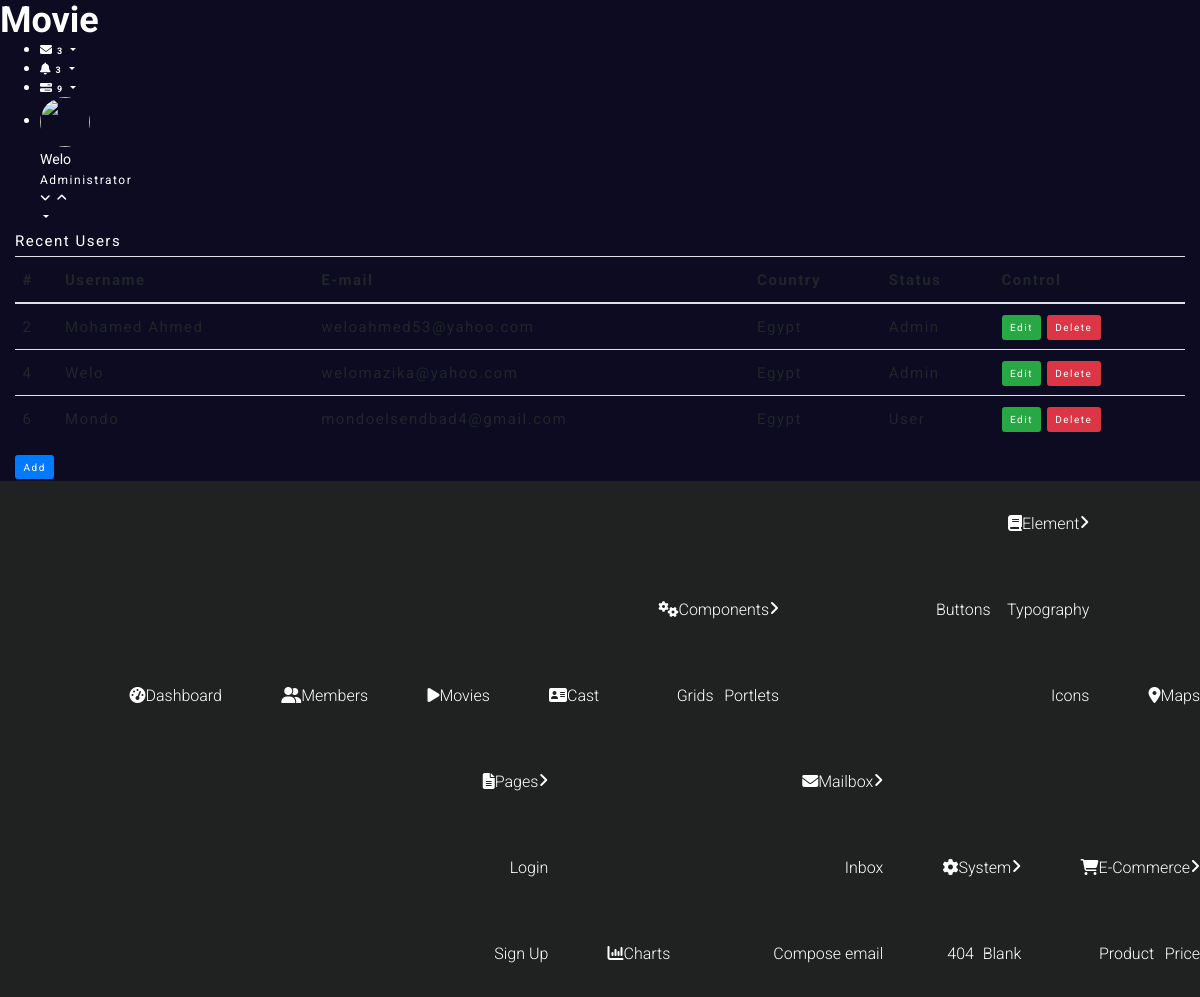
The page /dashboard/members.php (signed in) on the database its author committed.
### tables this page shows
CREATE TABLE `users` (
  `ID` int(11) NOT NULL,
  `username` varchar(255) NOT NULL,
  `password` varchar(255) NOT NULL,
  `email` varchar(255) NOT NULL,
  `country` varchar(20) NOT NULL,
  `image` varchar(255) NOT NULL,
  `statues` tinyint(1) NOT NULL DEFAULT '0'
);

### dashboard/members.php (the view, shortened to what this page needs)
<?php
    include("config.php");
    $navbar = "";
    $slider = "";
    if (isset($_SESSION['loggedin']))
    {
        $stmt = $connection->prepare("SELECT * FROM users");
        $stmt->execute();
        $rows  = $stmt->fetchAll();
        ?>
            <!DOCTYPE HTML>
        <html>
        <head>
        <link href="css/bootstrap.css" rel="stylesheet" type="text/css" media="all">
        <link href="css/style.css" rel="stylesheet" type="text/css" media="all"/>
        <link href="css/font-awesome.css" rel="stylesheet">
      </head>
        <body onload="startTime();">
        <?php
                if (isset($navbar))
                {
                        include("nav.php");
                }
                if (!isset($_GET['do']))
                {
                    $do = $_GET['do'];
                }else{
                    $do = $_GET['do'];
                }
                if ($do == "manage")
                {
                    ?>
                                <div class="col-md-12 chit-chat-layer1-left">
                       <div class="work-progres">
                                    <div class="chit-chat-heading">
                                          Recent Users
                                    </div>
                                    <div class="table-responsive">
                                        <table class="table table-hover">
                                          <thead>
                                            <tr>
                                              <th>#</th>
                                              <th>Username</th>
                                              <th>E-mail</th>
                                              <th>Country</th>
                                              <th>Status</th>
                                              <th>Control</th>
                                          </tr>
                                      </thead>
                                      <tbody>
                                        <?php
                                            foreach($rows as $row)
                                            {
                                                 echo "<tr>";
                                                 echo "<td>" . $row['ID'] . "</td>";
                                                 echo "<td>" . $row['username'] . "</td>";
                                                 echo "<td>" . $row['email'] . "</td>";
                                                 echo "<td>" . $row['country'] . "</td>";
                                                        if ($row['statues'] == 1)
                                                        {
                                                            echo '<td><span class="label label-success">Admin</span></td>';
                                                        }else{
                                                            echo '<td><span class="label label-danger">User</span></td>';
                                                        }
                                                echo "<td>" . '<a href="members.php?do=edit&userid=' . $row['ID'] . '"class="btn btn-success">Edit</a>';
                                                echo ' <a href="members.php?do=delete&userid=' . $row['ID'] . '"class="btn btn-danger">Delete</a>' ."</td>";
                                                echo '</tr>';
                                            }
                                        ?>
                                  </tbody>
                              </table>
                            <a href="members.php?do=add" class="btn btn-primary">Add</a>
                          </div>
                     </div>
        </div>
                    <?php
                }
        ?>
        <?php
                if (isset($slider))
                {
                        include("slider.php");
                }
        ?>
        <?php
    }else{
        header("location:login.php");
        exit();
    }
?>

### dashboard/nav.php (shortened to what this page needs)
<?php
           include("config.php");
           $stmt = $connection->prepare("SELECT * FROM users WHERE ID = ? LIMIT 1");
           $stmt->execute(array($_SESSION['ID']));
           $row = $stmt->fetch();
?>
           <div class="left-content">
               <div class="mother-grid-inner">
                        <div class="header-main">
                            <div class="header-left">
                                    <div class="logo-name">
                                             <a href="index.php"> <h1>Movie</h1>
                                          </a>
                                    </div>
                                 </div>
                                 <div class="header-right">
                                    <div class="profile_details_left">
                                        <ul class="nofitications-dropdown">
                                            <li class="dropdown head-dpdn">
                                                <a href="#" class="dropdown-toggle" data-toggle="dropdown" aria-expanded="false"><i class="fa fa-envelope"></i><span class="badge">3</span></a>
                                            </li>
                                            <li class="dropdown head-dpdn">
                                                <a href="#" class="dropdown-toggle" data-toggle="dropdown" aria-expanded="false"><i class="fa fa-bell"></i><span class="badge blue">3</span></a>
                                            </li>
                                            <li class="dropdown head-dpdn">
                                                <a href="#" class="dropdown-toggle" data-toggle="dropdown" aria-expanded="false"><i class="fa fa-tasks"></i><span class="badge blue1">9</span></a>
                                            </li>
                                        </ul>
                                    </div>
                                    <div class="profile_details">
                                        <ul>
                                            <li class="dropdown profile_details_drop">
                                                <a href="#" class="dropdown-toggle" data-toggle="dropdown" aria-expanded="false">
                                                    <div class="profile_img">
                                                        <span class="prfil-img"><img src="<?php echo "imgs/" . $row['image']; ?>" alt="" style="width:50px;height: 50px; border-radius:50%;"> </span>
                                                        <div class="user-name">
                                                            <p><?php echo $row['username']; ?></p>
                                                            <span>Administrator</span>
                                                        </div>
                                                        <i class="fa fa-angle-down lnr"></i>
                                                        <i class="fa fa-angle-up lnr"></i>
                                                    </div>
                                                </a>
                                            </li>
                                        </ul>
                                    </div>
                                </div>
                        </div>
        <div class="inner-block">

### rows shown on the page
users: username "Welo", ID "4", email "welomazika@yahoo.com", country "Egypt", statues "Admin"
users: ID "2", username "Mohamed Ahmed", email "weloahmed53@yahoo.com", country "Egypt", statues "Admin"
users: ID "6", username "Mondo", email "mondoelsendbad4@gmail.com", country "Egypt", statues "User"
